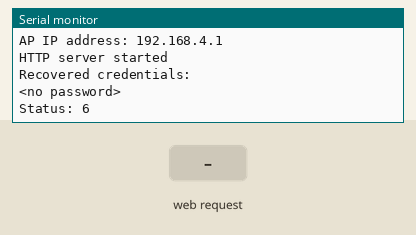
This sketch was run on a simulated ESP8266 (Wemos D1 mini). On the bench: the last lines printed to the serial monitor. The inputs (shaded band) are chosen by the test bench. WiFi joins after 1.5 s; servers stay silent unless stated; a WiFi scan finds three made-up networks; EEPROM starts erased.

Above: at 2.7 s.
2.8 s: HTTP request GET / received
At 3.9 s:
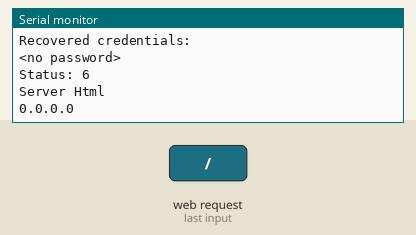
4.3 s: HTTP request GET /wifi received
At 5.1 s:
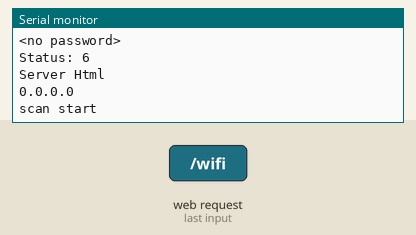
7.3 s: HTTP request GET /wifisave received
At 8.5 s:
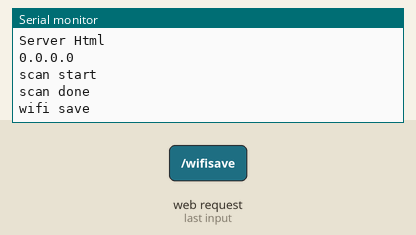
8.8 s: HTTP request GET /wifisave?n=1 received
At 9.8 s:
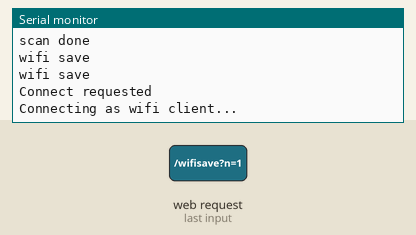

The sketch:

3-3-5_mhtp485.ino
```cpp
#include <ESP8266WiFi.h>
#include <WiFiClient.h>
#include <ESP8266WebServer.h>
#include <DNSServer.h>
#include <ESP8266mDNS.h>
#include <EEPROM.h>
#include <PubSubClient.h>

MDNSResponder mdns;

/*
 * 공유기 설정에서 i2r_ap_***** 로 되어있는 ap 공유기를 선택한다. 비밀번호는 00000000 이다.
 * 공유기를 입력하기 위해 크롬의 주소창에 "i2r.local"을 입력하여 공유기 설정을 선택한다.
 * 또는 http://i2r.local/wifi  http://192.168.4.1 을 입력해도 된다.
 * 입력 후 i2r.local 의 메인 페이지에 입력한 공유기의 이름과 주소가 정상적으로 출력되면
 * 공유기 주소를 선택해 인테넷이 연결될 서버의 주소를 선택한 후
 * 설정에서 입력한 공유기를 선택하면 정상적으로 사용 할 수 있다.
 */

/* Set these to your desired softAP credentials. They are not configurable at runtime */
const char *softAP_ssid = "i2r_ap_";
const char *softAP_password = "00000000";
String sAP_ssid;
char cAP_ssid[20];
int setAP=1;// 1 이면 ap 설정중 으로 메인 페이지에 주소 표시

/* hostname for mDNS. Should work at least on windows. Try http://i2r.local */
const char *myHostname = "i2r";

/* Don't set this wifi credentials. They are configurated at runtime and stored on EEPROM */
char ssid[32] = "";
char password[32] = "";

// DNS server
const byte DNS_PORT = 53;
DNSServer dnsServer;

// Web server
ESP8266WebServer server(80);

/* Soft AP network parameters */
IPAddress apIP(192, 168, 4, 1);
IPAddress netMsk(255, 255, 255, 0);


/** Should I connect to WLAN asap? */
boolean connect;

/** Last time I tried to connect to WLAN */
unsigned long lastConnectTry = 0;

/** Current WLAN status */
unsigned int status = WL_IDLE_STATUS;

// rs232 통신을 위한 설정
String inputString = "";         // 수신 데이타 저장
boolean stringComplete = false;  // 수신 완료되면 true
String s;  // 보내는 문자열
int count,j,serialj=0;
long lastMsg = 0;
int delayTime=4000; //mqtt로 메세지 보낸는 시간 (단위 ms)
String commandString = ":80040004000276";
char msg[50];
float temperature,humidity;

// mqtt를 위한 설정
const char* mqtt_server = "broker.mqtt-dashboard.com";
const char* outTopic = "outTopic/kdi/";
const char* inTopic = "inTopic/kdi/";
const char* clientName = "D1miniClientA/kdi/";
WiFiClient espClient;
PubSubClient client(espClient);

void setup() {
  delay(1000);
  inputString.reserve(200);
  Serial.begin(9600);
  Serial1.begin(9600);
  Serial.println();
  Serial.print("Configuring access point...");
  /* You can remove the password parameter if you want the AP to be open. */
  String ss;
  sAP_ssid=String(softAP_ssid)+String(ESP.getChipId(),HEX);
  sAP_ssid.toCharArray(cAP_ssid,sAP_ssid.length());
  softAP_ssid=&cAP_ssid[0];
  Serial.println(softAP_ssid);
  WiFi.softAPConfig(apIP, apIP, netMsk);
  WiFi.softAP(softAP_ssid, softAP_password);
  delay(500); // Without delay I've seen the IP address blank
  Serial.print("AP IP address: ");
  Serial.println(WiFi.softAPIP());

  /* Setup the DNS server redirecting all the domains to the apIP */
  dnsServer.setErrorReplyCode(DNSReplyCode::NoError);
  dnsServer.start(DNS_PORT, "*", apIP);

  /* Setup web pages: root, wifi config pages, SO captive portal detectors and not found. */
  server.on("/", handleRoot);
  server.on("/wifi", handleWifi);
  server.on("/wifisave", handleWifiSave);
  server.on("/generate_204", handleRoot);  //Android captive portal. Maybe not needed. Might be handled by notFound handler.
  server.on("/fwlink", handleRoot);  //Microsoft captive portal. Maybe not needed. Might be handled by notFound handler.
  server.onNotFound ( handleNotFound );
  server.begin(); // Web server start
  Serial.println("HTTP server started");
  loadCredentials(); // Load WLAN credentials from network
  connect = strlen(ssid) > 0; // Request WLAN connect if there is a SSID

  // mqtt
  client.setServer(mqtt_server, 1883);
  client.setCallback(callback);
}

void callback(char* topic, byte* payload, unsigned int length) {
  Serial.print("Message arrived [");
  Serial.print(topic);
  Serial.print("] ");
  /*
  for (int i = 0; i < length; i++) {
    Serial.print((char)payload[i]);
  }
  Serial.println();
  */
}

void reconnect() {
  // Loop until we're reconnected
  while (!client.connected()) {
    Serial.print("Attempting MQTT connection...");
    // Attempt to connect
    if (client.connect(clientName)) {
      Serial.println("connected");
      // Once connected, publish an announcement...
      client.publish(outTopic, "Reconnected");
      // ... and resubscribe
      client.subscribe(inTopic);
    } else {
      Serial.print("failed, rc=");
      Serial.print(client.state());
      Serial.println(" try again in 5 seconds");
      // Wait 5 seconds before retrying
      delay(5000);
    }
  }
}


void connectWifi() {
  Serial.println("Connecting as wifi client...");
  WiFi.disconnect();
  WiFi.begin ( ssid, password );
  int connRes = WiFi.waitForConnectResult();
  Serial.print ( "connRes: " );
  Serial.println ( connRes );
}

void loop() {
  if (connect) {
    Serial.println ( "Connect requested" );
    connect = false;
    connectWifi();
    lastConnectTry = millis();
  }
  {
    unsigned int s = WiFi.status();
    if (s == 0 && millis() > (lastConnectTry + 60000) ) {
      /* If WLAN disconnected and idle try to connect */
      /* Don't set retry time too low as retry interfere the softAP operation */
      connect = true;
    }
    if (status != s) { // WLAN status change
      Serial.print ( "Status: " );
      Serial.println ( s );
      status = s;
      if (s == WL_CONNECTED) {
        /* Just connected to WLAN */
        Serial.println ( "" );
        Serial.print ( "Connected to " );
        Serial.println ( ssid );
        Serial.print ( "IP address: " );
        Serial.println ( WiFi.localIP() );

        if (mdns.begin("mhtp", WiFi.localIP())) {
            Serial.println("MDNS responder started");
        }

        // Setup MDNS responder
        if (!MDNS.begin(myHostname)) {
          Serial.println("Error setting up MDNS responder!");
        } else {
          Serial.println("mDNS responder started");
          // Add service to MDNS-SD
          MDNS.addService("http", "tcp", 80);
        }
      } else if (s == WL_NO_SSID_AVAIL) {
        WiFi.disconnect();
      }
    }
  }
  // Do work:
  //DNS
  dnsServer.processNextRequest();
  //HTTP
  server.handleClient();

  CheckSerial();
  //CheckMqtt();
}

void CheckMqtt() {
  if (!client.connected()) {
    reconnect();
  }
  client.loop();
}

void CheckSerial() {
  long now = millis();
  if (now - lastMsg > delayTime) {
    lastMsg = now;
    count++;
    Serial1.println(commandString);
  }
  // print the string when a newline arrives:
  serialEvent();
}

// 시리얼통신으로 문자가 들어오면 처리한다.
void serialEvent() {
  if(Serial.available()){
    size_t len = Serial.available();
    uint8_t sbuf[len];
    Serial.readBytes(sbuf, len);
    for(int i=0;i<len;i++) {
      if(char(sbuf[i]) == ':')
        inputString = "";
     inputString += char(sbuf[i]);
    }
    //Serial.println(inputString);
    if( inputString.length() >= 15) {
      int Humi, Temp;
      Serial.println("OK");
      Humi = HexToInt(inputString.charAt(7))*16*16*16 + HexToInt(inputString.charAt(8))*16*16 +
             HexToInt(inputString.charAt(9))*16 + HexToInt(inputString.charAt(10));
      humidity = (float)Humi/100;
      Serial.println(humidity);
      Temp = HexToInt(inputString.charAt(11))*16*16*16 + HexToInt(inputString.charAt(12))*16*16 +
             HexToInt(inputString.charAt(13))*16 + HexToInt(inputString.charAt(14));
      temperature = (float)Temp/100;
      Serial.println(temperature);
      // 온도와 습도 값을 브로커에 보낸다.
      sprintf (msg, "\{Humidity: %f, Temperature: %f\}", humidity, temperature);
      //client.publish(outTopic, msg);
    }
  }
}

int HexToInt(char hex) {
  if( hex <= '9')
    return hex - '0';
  else if (hex <= 'F')
    return hex-'A' +10;
  else if (hex <= 'f')
    return hex-'a' +10;
}


/*
void serialEvent() {
  // print the string when a newline arrives:
  if (stringComplete) {
    Serial.println(inputString);
    // clear the string:
    inputString = "";
    stringComplete = false;
  }

  if(Serial.available() == false)
    return;
  while (Serial.available()) {
    // get the new byte:
    char inChar = (char)Serial.read();
    // add it to the inputString:
    inputString += inChar;
  }
  stringComplete = true;
}
*/
```

credentials.ino
```cpp
/** Load WLAN credentials from EEPROM */
void loadCredentials() {
  EEPROM.begin(512);
  EEPROM.get(0, ssid);
  EEPROM.get(0+sizeof(ssid), password);
  char ok[2+1];
  EEPROM.get(0+sizeof(ssid)+sizeof(password), ok);
  EEPROM.end();
  if (String(ok) != String("OK")) {
    ssid[0] = 0;
    password[0] = 0;
  }
  Serial.println("Recovered credentials:");
  Serial.println(ssid);
  Serial.println(strlen(password)>0?"********":"<no password>");
}

/** Store WLAN credentials to EEPROM */
void saveCredentials() {
  EEPROM.begin(512);
  EEPROM.put(0, ssid);
  EEPROM.put(0+sizeof(ssid), password);
  char ok[2+1] = "OK";
  EEPROM.put(0+sizeof(ssid)+sizeof(password), ok);
  EEPROM.commit();
  EEPROM.end();
}
```

handleHttp.ino
```cpp
/** Handle root or redirect to captive portal */
void handleRoot() {
  Serial.println("Server Html");
  Serial.println ( WiFi.localIP() );
  String s;
  String s1= String(ssid);
  s="<meta name='viewport' content='width=device-width, initial-scale=1.0'/>";
  s=s+"<meta http-equiv='refresh' content='5'/>";
  s=s+"<meta http-equiv='Content-Type' content='text/html;charset=utf-8' />";
  s=s+"<h1>온도 "+temperature+" ℃<br>"+"습도 "+humidity+" %</h1><br>";

  if(setAP==1) {
    s=s+"아래 공유기 이름과 주소가 연결되었으면 주소를 선택한 후에 설정에서 사용 하시는 인터넷 공유기를 선택하세요. <br>";
    s=s+"Connected IP : "+String(ssid)+"  "+"<p><a href='http://"+WiFi.localIP().toString()+"'/>"+WiFi.localIP().toString()+"</a></p>";
  }
  s=s+"<p><a href='/wifi'>공유기를 바꾸려면 누르세요.</a></p>";
  setAP=0;
  server.send(200, "text/html", s); // Empty content inhibits Content-length header so we have to close the socket ourselves.
}

void handleWifi() {
  String s;
  String s1= String(ssid);
  //s="<meta name=\"viewport\" content=\"width=device-width, user-scalable=no\", meta http-equiv=\"Content-Type\" content=\"text/html;charset=utf-8\", meta http-equiv='refresh' content='5'/>";
  s="<meta name=\"viewport\" content=\"width=device-width, user-scalable=no\", meta http-equiv=\"Content-Type\" content=\"text/html;charset=utf-8\" />";
  //s=s+"<meta http-equiv='refresh' content='5'/>";
  s=s+"<h1>Wifi 사양</h1>";
  if (server.client().localIP() == apIP) {
    Serial.println(String(softAP_ssid));
    s=s+String("<p>연결된 AP: ") + sAP_ssid + "</p>";
  } else {
    s=s+"<p>연결된 와이파이 " + String(ssid) + "</p>";
  }
  s=s+"<table><tr><th align='left'>SoftAP 사양</th></tr>";
  s=s+"<tr><td>SSID " + String(softAP_ssid) + "</td></tr>";
  s=s+"<tr><td>IP   " + toStringIp(WiFi.softAPIP()) + "</td></tr>"+"</table>";
  s=s+"<br /><table><tr><th align='left'>WLAN 사양</th></tr>";
  s=s+"<tr><td>SSID " + String(ssid) + "</td></tr>";
  s=s+"<tr><td>IP   " + toStringIp(WiFi.localIP()) + "</td></tr>"+"</table>";

  s=s+"<br /><table><tr><th align='left'>검색된 와이파이 </th></tr>";
  Serial.println("scan start");
  int n = WiFi.scanNetworks();
  Serial.println("scan done");
  if (n > 0) {
    for (int i = 0; i < n; i++) {
      s=s+"\r\n<tr><td>SSID " + WiFi.SSID(i) + String((WiFi.encryptionType(i) == ENC_TYPE_NONE)?" ":" *") + " (" + WiFi.RSSI(i) + ")</td></tr>";
    }
  } else {
    s=s+"<tr><td>No WLAN found</td></tr>";
  }
  s=s+"</table>";
  s=s+"<p><a href='/wifi'>와이파이가 없으면 다시 검색하세요.</a></p>";

  s=s+"<form method='POST' action='wifisave'><h4>연결하려는 와이파이 입력</h4>"
    +"<input type='text' placeholder='와이파이 이름' name='n'/>"
    +"<br /><input type='password' placeholder='비밀번호' name='p'/>"
    +"<br /><input type='submit' value='      저    장      '/></form>"
    +"<p><a href='/'>메인 홈페이지로 가기</a>.</p>";
  server.send(200, "text/html", s);
  setAP=1;
}

/** Handle the WLAN save form and redirect to WLAN config page again */
void handleWifiSave() {
  Serial.println("wifi save");
  server.arg("n").toCharArray(ssid, sizeof(ssid) - 1);
  server.arg("p").toCharArray(password, sizeof(password) - 1);
  server.sendHeader("Location", "wifi", true);
  server.sendHeader("Cache-Control", "no-cache, no-store, must-revalidate");
  server.sendHeader("Pragma", "no-cache");
  server.sendHeader("Expires", "-1");
  server.send ( 302, "text/plain", "");  // Empty content inhibits Content-length header so we have to close the socket ourselves.
  server.client().stop(); // Stop is needed because we sent no content length
  saveCredentials();
  connect = strlen(ssid) > 0; // Request WLAN connect with new credentials if there is a SSID
}

/** Redirect to captive portal if we got a request for another domain. Return true in that case so the page handler do not try to handle the request again. */
boolean captivePortal() {
  if (!isIp(server.hostHeader()) && server.hostHeader() != (String(myHostname)+".local")) {
    Serial.print("Request redirected to captive portal");
    server.sendHeader("Location", String("http://") + toStringIp(server.client().localIP()), true);
    server.send ( 302, "text/plain", ""); // Empty content inhibits Content-length header so we have to close the socket ourselves.
    server.client().stop(); // Stop is needed because we sent no content length
    return true;
  }
  return false;
}

void handleNotFound() {
  if (captivePortal()) { // If caprive portal redirect instead of displaying the error page.
    return;
  }
  String message = "File Not Found\n\n";
  message += "URI: ";
  message += server.uri();
  message += "\nMethod: ";
  message += ( server.method() == HTTP_GET ) ? "GET" : "POST";
  message += "\nArguments: ";
  message += server.args();
  message += "\n";

  for ( uint8_t i = 0; i < server.args(); i++ ) {
    message += " " + server.argName ( i ) + ": " + server.arg ( i ) + "\n";
  }
  server.sendHeader("Cache-Control", "no-cache, no-store, must-revalidate");
  server.sendHeader("Pragma", "no-cache");
  server.sendHeader("Expires", "-1");
  server.send ( 404, "text/plain", message );
}
```

tools.ino
```cpp
/** Is this an IP? */
boolean isIp(String str) {
  for (size_t i = 0; i < str.length(); i++) {
    int c = str.charAt(i);
    if (c != '.' && (c < '0' || c > '9')) {
      return false;
    }
  }
  return true;
}

/** IP to String? */
String toStringIp(IPAddress ip) {
  String res = "";
  for (int i = 0; i < 3; i++) {
    res += String((ip >> (8 * i)) & 0xFF) + ".";
  }
  res += String(((ip >> 8 * 3)) & 0xFF);
  return res;
}
```

Measured:
- after the input at 2.8 s, the serial monitor: prints a new line at once (image 1)
- after the input at 4.3 s, the serial monitor: prints a new line at once (image 2)
- after the input at 7.3 s, the serial monitor: prints a new line at once (image 3)
- after the input at 8.8 s, the serial monitor: prints a new line at once (image 4)
